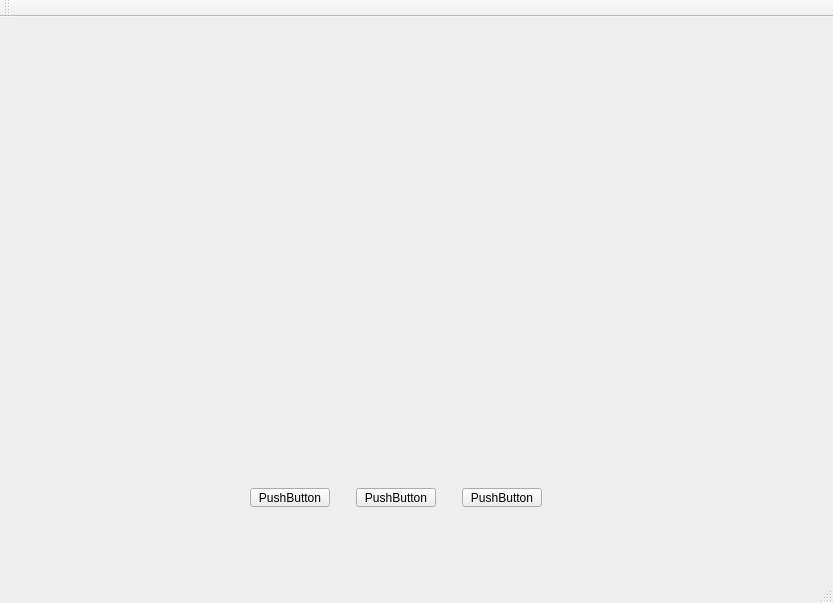
<?xml version="1.0" encoding="UTF-8"?>
<ui version="4.0">
 <class>MyMainWindow</class>
 <widget class="QMainWindow" name="MyMainWindow">
  <property name="geometry">
   <rect>
    <x>0</x>
    <y>0</y>
    <width>833</width>
    <height>603</height>
   </rect>
  </property>
  <property name="windowTitle">
   <string>MyMainWindow</string>
  </property>
  <widget class="QWidget" name="centralWidget">
   <widget class="QWidget" name="widget" native="true">
    <property name="geometry">
     <rect>
      <x>150</x>
      <y>460</y>
      <width>491</width>
      <height>41</height>
     </rect>
    </property>
    <layout class="QHBoxLayout" name="horizontalLayout">
     <item>
      <spacer name="horizontalSpacer_2">
       <property name="orientation">
        <enum>Qt::Horizontal</enum>
       </property>
       <property name="sizeHint" stdset="0">
        <size>
         <width>80</width>
         <height>20</height>
        </size>
       </property>
      </spacer>
     </item>
     <item>
      <widget class="QPushButton" name="pushButton_4">
       <property name="text">
        <string>PushButton</string>
       </property>
      </widget>
     </item>
     <item>
      <spacer name="horizontalSpacer">
       <property name="orientation">
        <enum>Qt::Horizontal</enum>
       </property>
       <property name="sizeType">
        <enum>QSizePolicy::Fixed</enum>
       </property>
       <property name="sizeHint" stdset="0">
        <size>
         <width>20</width>
         <height>20</height>
        </size>
       </property>
      </spacer>
     </item>
     <item>
      <widget class="QPushButton" name="pushButton_3">
       <property name="text">
        <string>PushButton</string>
       </property>
      </widget>
     </item>
     <item>
      <spacer name="horizontalSpacer_3">
       <property name="orientation">
        <enum>Qt::Horizontal</enum>
       </property>
       <property name="sizeType">
        <enum>QSizePolicy::Fixed</enum>
       </property>
       <property name="sizeHint" stdset="0">
        <size>
         <width>20</width>
         <height>20</height>
        </size>
       </property>
      </spacer>
     </item>
     <item>
      <widget class="QPushButton" name="pushButton_2">
       <property name="text">
        <string>PushButton</string>
       </property>
      </widget>
     </item>
     <item>
      <spacer name="horizontalSpacer_4">
       <property name="orientation">
        <enum>Qt::Horizontal</enum>
       </property>
       <property name="sizeHint" stdset="0">
        <size>
         <width>80</width>
         <height>20</height>
        </size>
       </property>
      </spacer>
     </item>
    </layout>
   </widget>
   <widget class="QStackedWidget" name="stackedWidget">
    <property name="geometry">
     <rect>
      <x>140</x>
      <y>60</y>
      <width>391</width>
      <height>261</height>
     </rect>
    </property>
    <property name="currentIndex">
     <number>0</number>
    </property>
    <widget class="QWidget" name="page"/>
    <widget class="QWidget" name="page_2"/>
   </widget>
  </widget>
  <widget class="QMenuBar" name="menuBar">
   <property name="geometry">
    <rect>
     <x>0</x>
     <y>0</y>
     <width>833</width>
     <height>23</height>
    </rect>
   </property>
  </widget>
  <widget class="QToolBar" name="mainToolBar">
   <attribute name="toolBarArea">
    <enum>TopToolBarArea</enum>
   </attribute>
   <attribute name="toolBarBreak">
    <bool>false</bool>
   </attribute>
  </widget>
  <widget class="QStatusBar" name="statusBar"/>
 </widget>
 <layoutdefault spacing="6" margin="11"/>
 <resources/>
 <connections/>
</ui>
